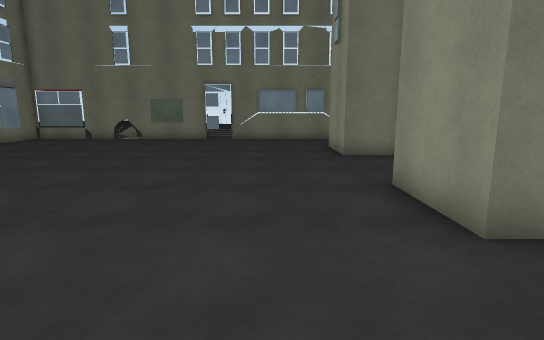
[1] (above)

12 first-person views from a walk through a Unity game level. The camera is 1.4 m above the floor, tilts 10° down and sees 80° across. The floor is counted in squares, 1 m on a side. Each view is taken from the middle of a square. On the plan, view 1 faces up. The plan holds only what a view shows up to about 15 squares ahead; the rest is blank. The place goes on beyond the plan.

[2]
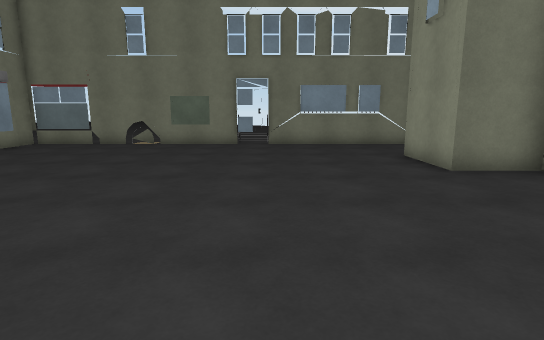

[3]
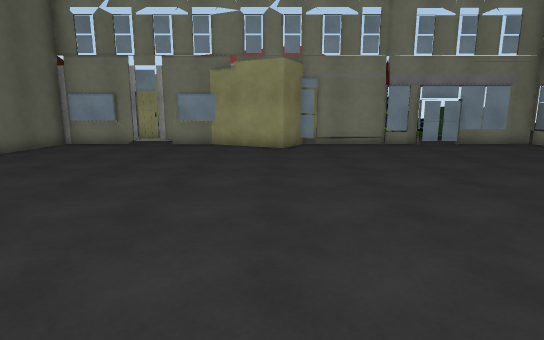

[4]
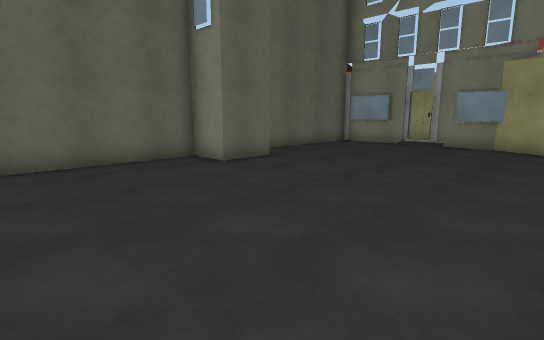

[5]
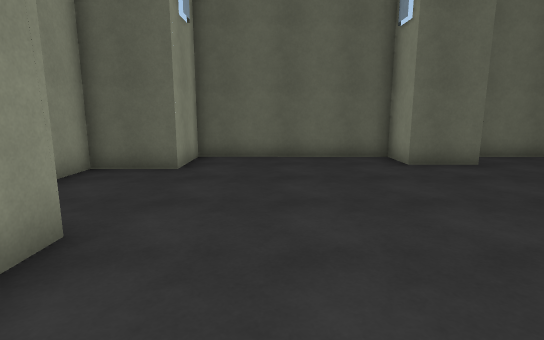

[6]
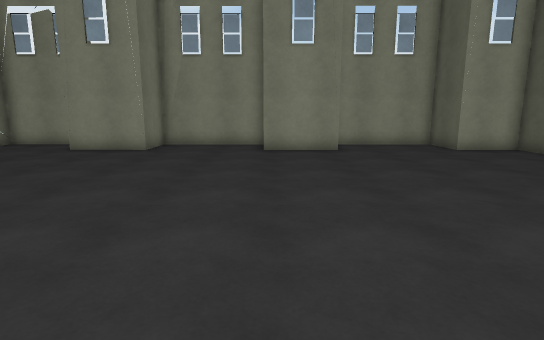

[7]
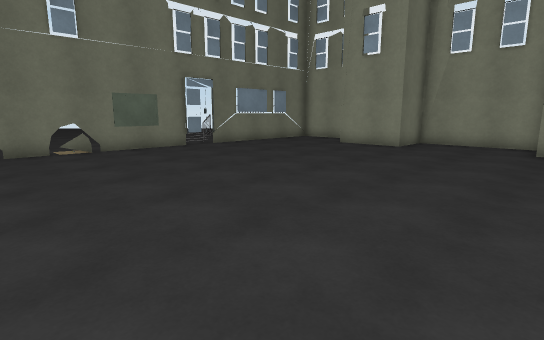

[8]
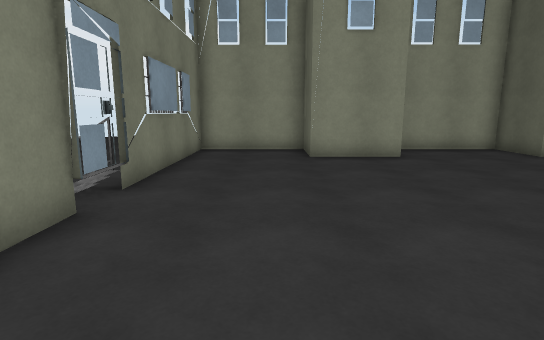

[9]
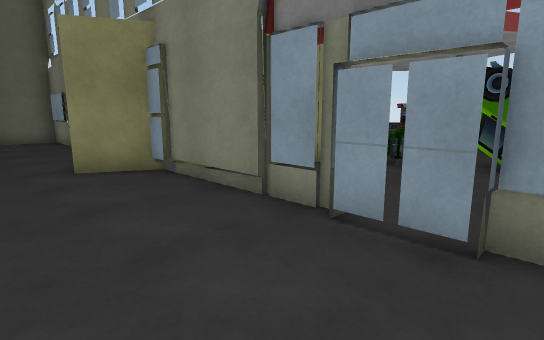

[10]
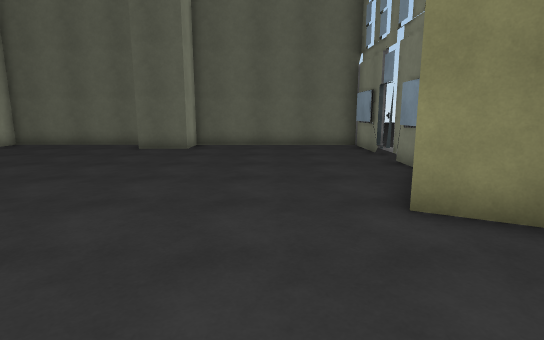

[11]
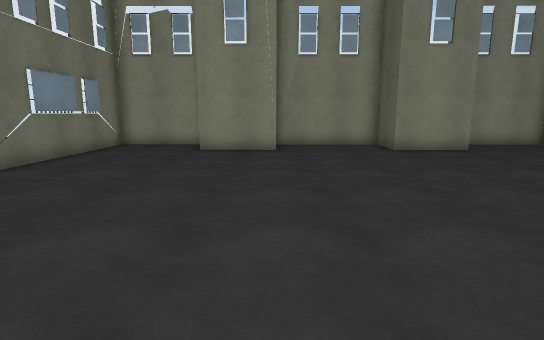

[12]
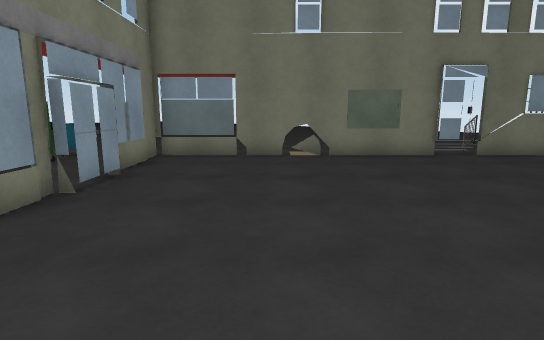

### Floor plan
Key: @ floor where view 1 was taken; # wall or solid block; . floor; B building; O other object.
Columns run from 15 left of view 1 to 5 right of it. Each row starts with its distance up from view 1.
 18   #BB####B##BB#BBBB##
 17  .#.................#
 16 O.#.................#
 15  .#.................#
 14  .B...............###
 13  .#..............#
 12  .#...............#
 11  .#...............###
 10  .B.................#
  9 #.B.................#
  8   #.................#
  7   ##................#
  6    ##.............###
  5    #..............#
  4   ##..............#
  3   #.................#
  2  ##.................#
  1  #B.................#
  0   B............@....#
 -1   B...............###
 -2   B......###......#
 -3   B###...# #......#
 -4       ###   ######

Positions as (right, up) in squares from view 1, and headings:
1: (0, 0), facing up
2: (-2, 3), facing up
3: (2, 6), facing left
4: (2, 6), facing down-left
5: (0, 7), facing down
6: (-10, 6), facing right
7: (-11, 5), facing up-right
8: (-8, 15), facing right
9: (-9, 15), facing down-left
10: (-9, 11), facing down
11: (-10, 11), facing right
12: (-9, 7), facing up
